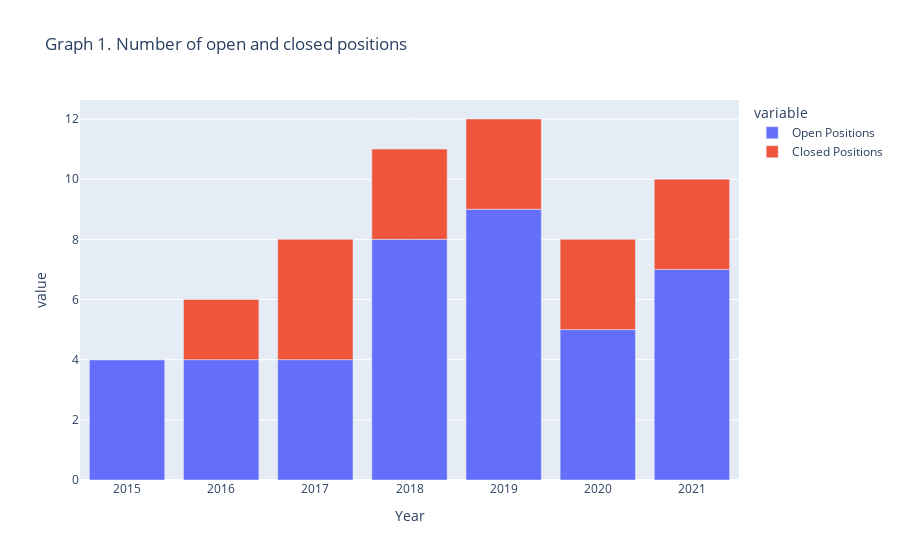

Notebook code cell kept with this figure:
### Markdown cell above
After we have the complete short iron condor transaction legs, we first look at the number of open and offsite positions in each year of the observation period.

### Code cell
# get number of all complete iron condor transaction per year
all_trans = transaction.loc[transaction['OTM size'].isnull() != True].groupby(by = ['Year'])['OTM size'].count()/4
# get number of all offsetted iron condor transaction per year
closed_trans = transaction.loc[transaction['OTM size'].isnull() == True].groupby(by = ['Year'])['RIC'].count()/4

# create a dataframe of all and offsetted transaction counts
all_trans_df = pd.concat([all_trans, closed_trans], axis =1, keys = ['All positions',  'Closed Positions']).reset_index().fillna(0)
# add a column of open positions by subtracting closed positions from all positions
all_trans_df['Open Positions'] = all_trans_df['All positions'] - all_trans_df['Closed Positions']

# plot the results
fig = px.bar(all_trans_df, x = "Year", y = ["Open Positions", "Closed Positions"], title ='Graph 1. Number of open and closed positions')
fig.show()

### Figure 1 — Plotly figure (JSON) as saved in the notebook; plotly's stock layout.template omitted (floating-point values rounded to 4 significant figures)
{"data": [{"alignmentgroup": "True", "hovertemplate": "variable=Open Positions<br>Year=%{x}<br>value=%{y}<extra></extra>", "legendgroup": "Open Positions", "marker": {"color": "#636efa", "pattern": {"shape": ""}}, "name": "Open Positions", "offsetgroup": "Open Positions", "orientation": "v", "showlegend": true, "textposition": "auto", "type": "bar", "x": [2015, 2016, 2017, 2018, 2019, 2020, 2021], "xaxis": "x", "y": [4, 4, 4, 8, 9, 5, 7], "yaxis": "y"}, {"alignmentgroup": "True", "hovertemplate": "variable=Closed Positions<br>Year=%{x}<br>value=%{y}<extra></extra>", "legendgroup": "Closed Positions", "marker": {"color": "#EF553B", "pattern": {"shape": ""}}, "name": "Closed Positions", "offsetgroup": "Closed Positions", "orientation": "v", "showlegend": true, "textposition": "auto", "type": "bar", "x": [2015, 2016, 2017, 2018, 2019, 2020, 2021], "xaxis": "x", "y": [0, 2, 4, 3, 3, 3, 3], "yaxis": "y"}], "layout": {"autosize": true, "barmode": "relative", "legend": {"title": {"text": "variable"}, "tracegroupgap": 0}, "title": {"text": "Graph 1. Number of open and closed positions"}, "xaxis": {"anchor": "y", "autorange": true, "domain": [0, 1], "range": [2014.0, 2022.0], "title": {"text": "Year"}, "type": "linear"}, "yaxis": {"anchor": "x", "autorange": true, "domain": [0, 1], "range": [0, 12.63], "title": {"text": "value"}, "type": "linear"}}}
